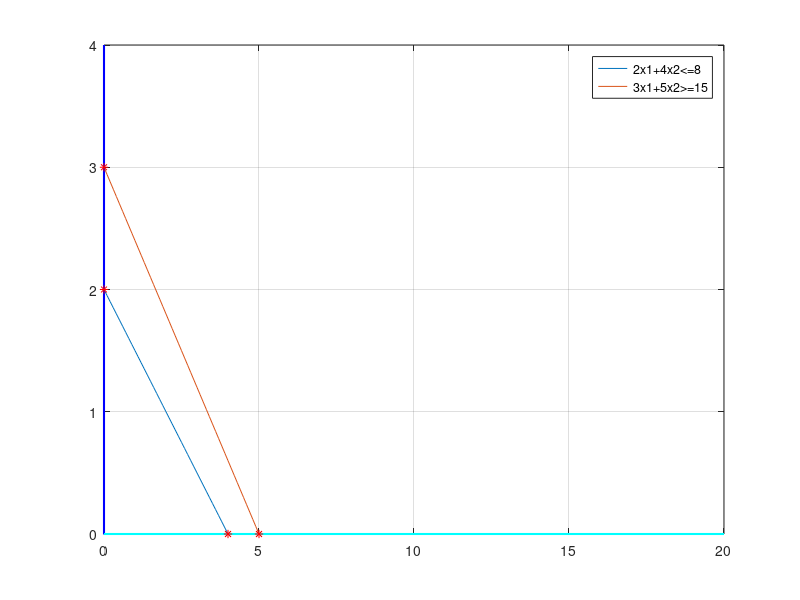

The MATLAB source for this figure:
x1=0:.1:15;

y1=(8-2*x1)/4;
X_intercept1=[x1(find(y1==0)), y1(find(y1==0))];
Y_intercept1=[0, y1(find(x1==0))];

y2=(15-3*x1)/5;
X_intercept2=[x1(find(y2==0)), y2(find(y2==0))];
Y_intercept2=[0, y2(find(x1==0))];

plot(x1,y1,'-',x1,y2,'-');
grid on;

line([0,0], ylim, 'Color', 'b', 'LineWidth', 1.5,'HandleVisibility','off');
line(xlim, [0,0], 'Color', 'c', 'LineWidth', 1.5,'HandleVisibility','off');
legend('2x1+4x2<=8','3x1+5x2>=15');

xlim([0 inf]);
ylim([0 inf]);

intersection=[x1(find(y1==y2)),y1(find(y1==y2))];

extremePoints=[X_intercept1;Y_intercept1;X_intercept2;Y_intercept2;intersection];
disp(extremePoints);

hold on
for i=1:length(extremePoints)
    plot(extremePoints(i,1),extremePoints(i,2),'-r*','HandleVisibility','off');
end
feasiblePoints=[];

for i=1:5
    if((2*extremePoints(i,1)+4*extremePoints(i,2)<=8)&&(3*extremePoints(i,1)+5*extremePoints(i,2)<=15)&&(extremePoints(i,1)>=0)&&(extremePoints(i,2)>=0))
        feasiblePoints=[feasiblePoints;extremePoints(i,:)];
    end
end

if ~isempty(feasiblePoints)
    disp(feasiblePoints);

    z=@(x,y)(3*x+2*y);
    maxz=0;
    maxx=0;
    maxy=0;

    for i=1:length(feasiblePoints)
        if z(feasiblePoints(i,1),feasiblePoints(i,2))>maxz
            maxz=z(feasiblePoints(i,1),feasiblePoints(i,2));
            maxx=feasiblePoints(i,1);
            maxy=feasiblePoints(i,2);
        end
    end
    disp([maxx maxy]);
else
    disp("Unfeasible problem");
end
